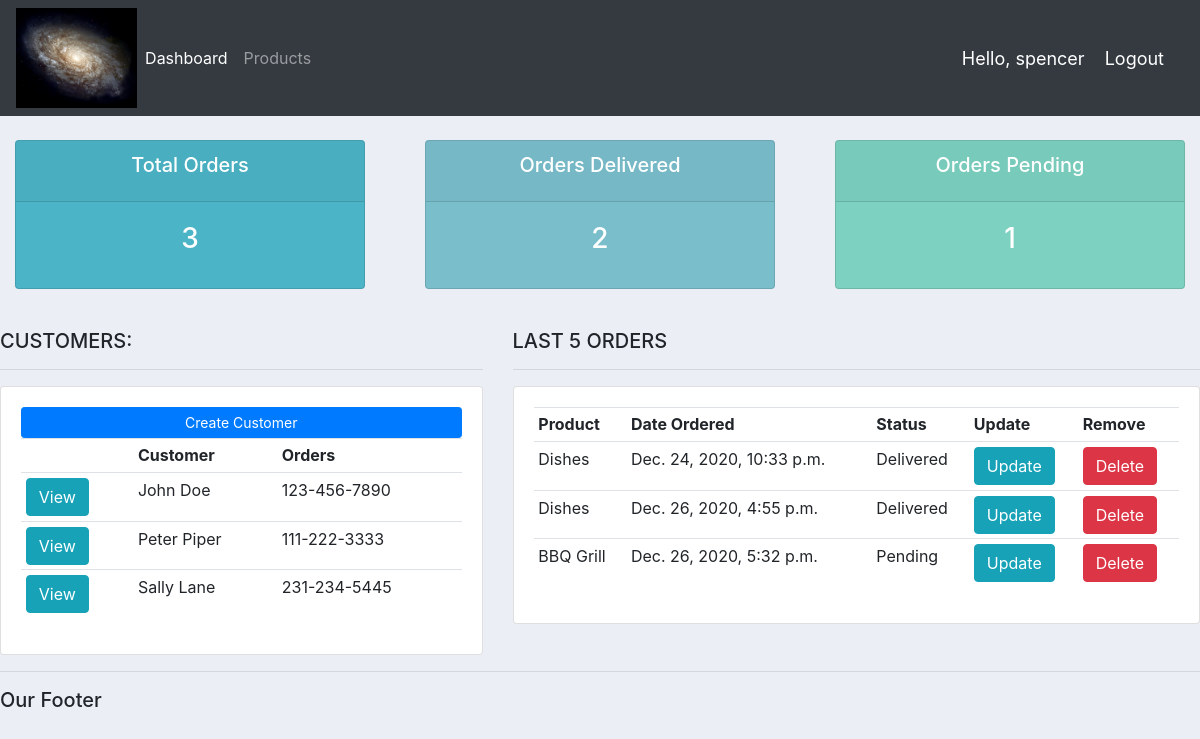
Page / (signed in) on the earlier database version.
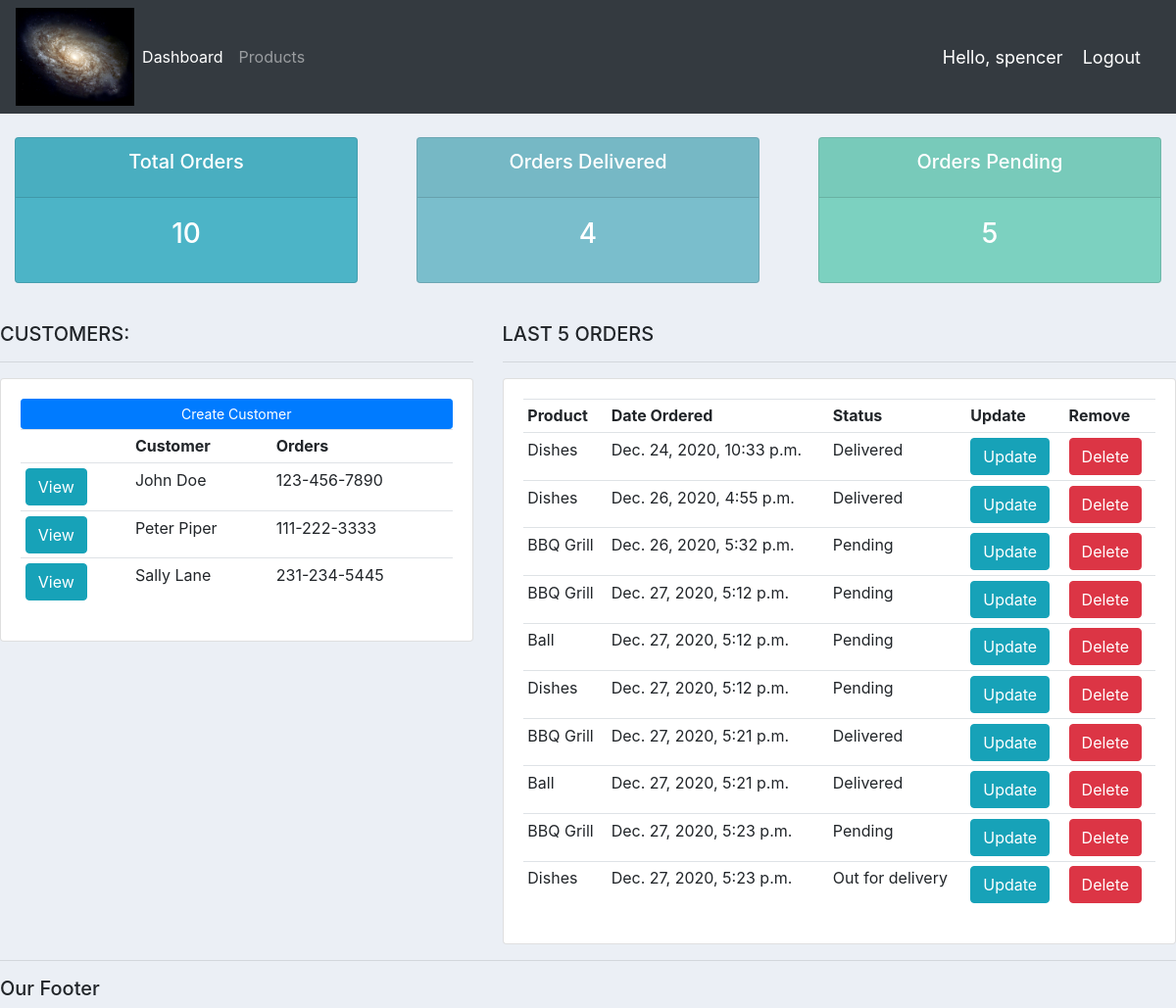
Same page on the later database version.
### accounts/models.py (models this page shows, shortened)
class Customer(models.Model):
    name = models.CharField(max_length=200, null=True)
    phone = models.CharField(max_length=200, null=True)
    email = models.CharField(max_length=200, null=True)
    date_created = models.DateTimeField(auto_now_add=True, null=True)

class Order(models.Model):
    STATUS = (
        ('Pending', 'Pending'),
        ('Out for delivery', 'Out for delivery'),
        ('Delivered', 'Delivered'),
    )
    customer = models.ForeignKey(Customer, null=True, on_delete= models.SET_NULL)
    product = models.ForeignKey(Product, null=True, on_delete= models.SET_NULL)
    date_created = models.DateTimeField(auto_now_add=True, null=True)
    status = models.CharField(max_length=200, null=True, choices=STATUS)
    note = models.CharField(max_length=1000, null=True)

class Product(models.Model):
    CATEGORY = (
        ('Indoor', 'Indoor'),
        ('Outdoor', 'Outdoor'),
    )
    name = models.CharField(max_length=200, null=True)
    price = models.FloatField(null=True)
    category = models.CharField(max_length=200, null=True, choices=CATEGORY)
    description = models.CharField(max_length=200, null=True, blank=True)
    date_created = models.DateTimeField(auto_now_add=True, null=True)
    tags = models.ManyToManyField(Tag)
    def __str__(self):
        return self.name

### accounts/views.py (the view)
# urls.py: path('', views.home, name="home"),
@login_required(login_url='login')
def home(request):
    orders = Order.objects.all()
    customers = Customer.objects.all()
    total_customers = customers.count()
    total_orders = orders.count()
    delivered = orders.filter(status='Delivered').count()
    pending = orders.filter(status='Pending').count()
    context = {'orders': orders, 'customers': customers, 'total_orders': total_orders, 'delivered': delivered, 'pending': pending}
    return render(request, 'accounts/dashboard.html', context)

### accounts/templates/accounts/dashboard.html
{% extends 'accounts/main.html' %}
{% block content %}
{% include 'accounts/status.html' %}
<br>
<div class="row">
    <div class="col-md-5">
        <h5>CUSTOMERS:</h5>
        <hr>
        <div class="card card-body">
            <a class="btn btn-primary btn-sm btn-block" href="">Create Customer
            </a>
            <table class="table table-sm">
                <tr>
                    <th></th>
                    <th>Customer</th>
                    <th>Orders</th>
                </tr>
                {% for customer in customers %}
                    <tr>
                        <td><a class="btn btn-small btn-info" href="{% url 'customer' customer.id %}">View</a></td>
                        <td>{{customer.name}}</td>
                        <td>{{customer.phone}}</td>
                    </tr>
                {% endfor %}
            </table>
        </div>
    </div>
    <div class="col-md-7">
        <h5>LAST 5 ORDERS</h5>
        <hr>
        <div class="card card-body">
            <table class="table table-sm">
                <tr>
                    <th>Product</th>
                    <th>Date Ordered</th>
                    <th>Status</th>
                    <th>Update</th>
                    <th>Remove</th>
                </tr>
                {% for order in orders %}
                    <tr>
                        <td>{{order.product}}</td>
                        <td>{{order.date_created}}</td>
                        <td>{{order.status}}</td>
                        <td><a class="btn btn-small btn-info" href="{% url 'update_order' order.id %}">Update</a></td>
                        <td><a class="btn btn-small btn-danger" href="{% url 'delete_order' order.id %}">Delete</a></td>
                    </tr>
                {% endfor %}
            </table>
        </div>
    </div>
</div>
{% endblock %}

### accounts/templates/accounts/main.html (shortened to what this page needs)
{% load static %}
<!DOCTYPE html>
<html lang="en">
<head>
    <link rel="stylesheet" href="https://stackpath.bootstrapcdn.com/bootstrap/4.3.1/css/bootstrap.min.css">
    <link rel="stylesheet" href="{% static '/css/main.css' %}">
</head>
<body>
    {% include 'accounts/navbar.html' %}
    {% block content %}
    {% endblock %}
    <hr>
    <h5>Our Footer</h5>
</body>
</html>

### accounts/templates/accounts/navbar.html (shortened to what this page needs)
{% load static %}
<nav class="navbar navbar-expand-lg navbar-dark bg-dark">
    <img src="{% static 'images/galaxy.jpg' %}" class="img-fluid" style="height: 100px">
    <div class="collapse navbar-collapse" id="navbarNav">
      <ul class="navbar-nav">
        <li class="nav-item active">
          <a class="nav-link" href="{% url 'home' %}">Dashboard</a>
        </li>
        <li class="nav-item">
          <a class="nav-link" href="{% url 'products' %}">Products</a>
        </li>
      </ul>
    </div>
    <span class="hello-msg">Hello, {{request.user}}</span>
    <span><a class="hello-msg" href="{% url 'logout' %}">Logout</a></span>
  </nav>

### accounts/templates/accounts/status.html
<br>
<div class="row">
    <div class="col">
        <div class="col-md">
            <div class="card text-center text-white mb-3" id="total-orders">
                <div class="card-header">
                    <h5 class="card-title">Total Orders</h5>
                </div>
                <div class="card-body">
                    <h3 class="card-title">{{total_orders}}</h3>
                </div>
            </div>
        </div>
    </div>
    <div class="col">
        <div class="col-md">
            <div class="card text-center text-white mb-3" id="orders-delivered">
                <div class="card-header">
                    <h5 class="card-title">Orders Delivered</h5>
                </div>
                <div class="card-body">
                    <h3 class="card-title">{{delivered}}</h3>
                </div>
            </div>
        </div>
    </div>
    <div class="col">
        <div class="col-md">
            <div class="card text-center text-white mb-3" id="orders-pending">
                <div class="card-header">
                    <h5 class="card-title">Orders Pending</h5>
                </div>
                <div class="card-body">
                    <h3 class="card-title">{{pending}}</h3>
                </div>
            </div>
        </div>
    </div>
</div>

### static/css/main.css (style rules this page uses)
body { background-color: #ebeff5; }
#total-orders { background-color: #4cb4c7; }
#orders-delivered { background-color: #7abecc; }
#orders-pending { background-color: #7CD1C0; }

### accounts/templates/accounts/navbar.html (style rules this page uses)
.hello-msg { font-size: 18px; color: #fff; margin-right: 20px; }

Differences in the rows shown:
added Order: product "BBQ Grill", date_created "Dec. 27, 2020, 5:12 p.m.", status "Pending"
added Order: product "Ball", date_created "Dec. 27, 2020, 5:12 p.m.", status "Pending"
added Order: product "Dishes", date_created "Dec. 27, 2020, 5:12 p.m.", status "Pending"
added Order: product "BBQ Grill", date_created "Dec. 27, 2020, 5:21 p.m.", status "Delivered"
added Order: product "Ball", date_created "Dec. 27, 2020, 5:21 p.m.", status "Delivered"
added Order: product "BBQ Grill", date_created "Dec. 27, 2020, 5:23 p.m.", status "Pending"
added Order: product "Dishes", date_created "Dec. 27, 2020, 5:23 p.m.", status "Out for delivery"
Other differences:
{{ total_orders }}: "3" → "10"
{{ delivered }}: "2" → "4"
{{ pending }}: "1" → "5"
